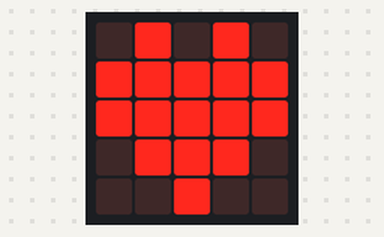
Simulated run of this program. Board: BBC micro:bit (MakeCode). On the bench: the board's 5×5 LED display.

Above: at 0.1 s.
At 0.81 s:
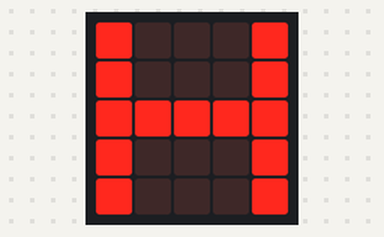

The program:

main.ts
```typescript
basic.forever(function () {
    basic.showLeds(`
        . # . # .
        # # # # #
        # # # # #
        . # # # .
        . . # . .
        `)
    basic.pause(200)
    basic.showLeds(`
        # . . . #
        # . . . #
        # # # # #
        # . . . #
        # . . . #
        `)
})
```

test.ts
```typescript
// os teses vão aqui; isto não será compilado quando este pacote for usado como extensão.
```

Measured:
- what the display in image 1 shows lasts 0.4 s, from 0.6 s to 1.0 s
